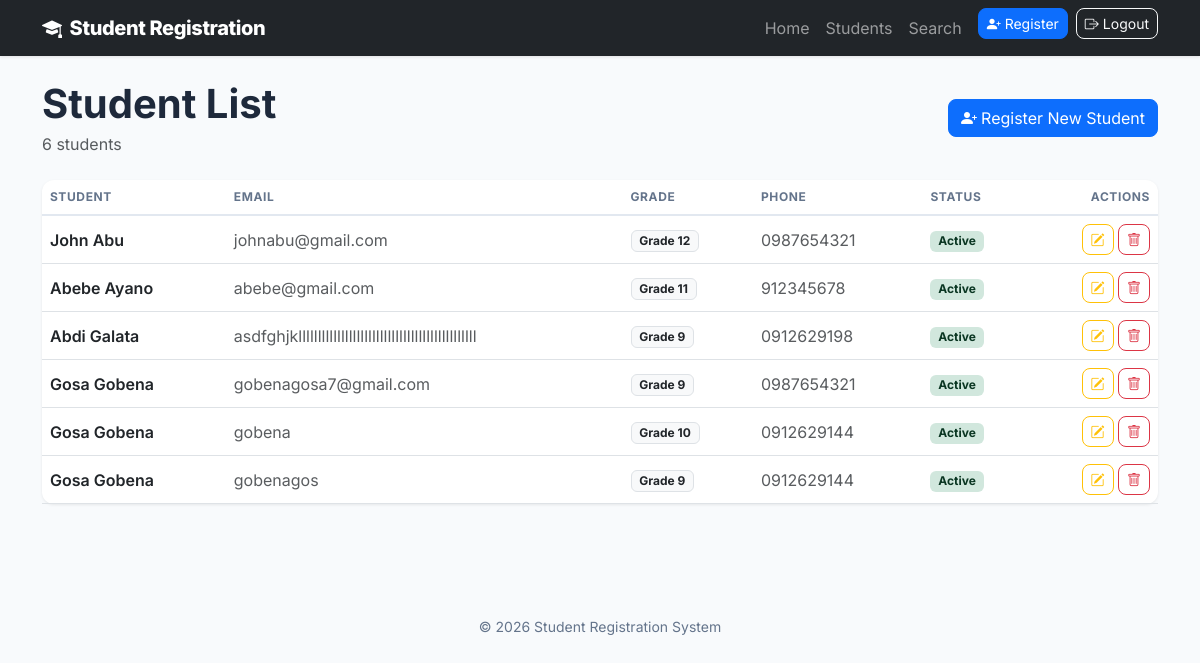
The app's page /students/list/ (signed in) with its own data.
### students/models.py (models this page shows, shortened)
class Student(models.Model):
    first_name = models.CharField(max_length=15)
    last_name = models.CharField(max_length=15)
    email = models.EmailField(unique=True)
    address = models.CharField(max_length=100)
    phone = models.CharField(max_length=10, validators=[phone_validator])
    grade = models.CharField(max_length=2, choices=GRADE_CHOICES)
    date_of_birth = models.DateField()
    is_active = models.BooleanField(default=True)
    parent_name = models.CharField(max_length=30)
    parent_email = models.EmailField(unique=True)
    parent_phone = models.CharField(max_length=10, validators=[phone_validator])
    def full_name(self):
        return f"{self.first_name} {self.last_name}"
    class Meta:
        ordering = ['last_name', 'first_name']
        verbose_name = 'Student'
        verbose_name_plural = 'Students'

### students/views.py (the view)
# urls.py: path('students/list/', views.student_list, name='student_list'),
@admin_required  # Only staff users can access this page
def student_list(request):
    students = Student.objects.all()
    context = {'students': students}
    return render(request, 'student_list.html', context)

### students/templates/student_list.html (shortened to what this page needs)
{% extends 'base.html' %}
{% block content %}
<div class="d-flex justify-content-between align-items-center mb-4">
    <div>
        <h1 class="fw-bold mb-1">Student List</h1>
        <p class="text-muted mb-0">{{ students|length }} student{{ students|length|pluralize }}</p>
    </div>
    <a href="{% url 'students:register_student' %}" class="btn btn-primary">
        <i class="bi bi-person-plus-fill me-1"></i>Register New Student
    </a>
</div>
<div class="card">
    <div class="card-body p-0">
        <table class="table table-hover align-middle mb-0">
            <thead>
                <tr>
                    <th>Student</th>
                    <th>Email</th>
                    <th>Grade</th>
                    <th>Phone</th>
                    <th>Status</th>
                    <th class="text-end">Actions</th>
                </tr>
            </thead>
            <tbody>
                {% for student in students %}
                    <tr>
                        <td class="fw-semibold">
                            <a href="{% url 'students:student_detail' student.id %}" class="text-dark">{{ student.full_name }}</a>
                        </td>
                        <td class="text-muted">{{ student.email }}</td>
                        <td><span class="badge bg-light text-dark border">{{ student.get_grade_display }}</span></td>
                        <td class="text-muted">{{ student.phone|default:'—' }}</td>
                        <td>
                            {% if student.is_active %}
                                <span class="badge bg-success-subtle text-success-emphasis">Active</span>
                            {% else %}
                                <span class="badge bg-secondary-subtle text-secondary-emphasis">Inactive</span>
                            {% endif %}
                        </td>
                        <td class="text-end">
                            <a href="{% url 'students:edit_student' student.id %}" class="btn btn-sm btn-outline-warning" title="Edit"><i class="bi bi-pencil-square"></i></a>
                            <a href="{% url 'students:delete_student' student.id %}" class="btn btn-sm btn-outline-danger" title="Delete"><i class="bi bi-trash"></i></a>
                        </td>
                    </tr>
                {% endfor %}
            </tbody>
        </table>
    </div>
</div>
{% endblock %}

### students/templates/base.html (shortened to what this page needs)
<!DOCTYPE html>
<html lang="en">
<head>
    <link href="https://cdn.jsdelivr.net/npm/bootstrap@5.3.3/dist/css/bootstrap.min.css" rel="stylesheet">
    <link href="https://cdn.jsdelivr.net/npm/bootstrap-icons@1.11.3/font/bootstrap-icons.min.css" rel="stylesheet">
</head>
<body>
    <nav class="navbar navbar-expand-lg navbar-dark bg-dark">
        <div class="container">
            <a class="navbar-brand" href="{% url 'students:home' %}">
                <i class="bi bi-mortarboard-fill me-2"></i>Student Registration
            </a>
            <div class="collapse navbar-collapse" id="nav">
                <ul class="navbar-nav ms-auto">
                    <li class="nav-item"><a class="nav-link" href="{% url 'students:home' %}">Home</a></li>
                    {% if user.is_staff %}
                        <li class="nav-item"><a class="nav-link" href="{% url 'students:student_list' %}">Students</a></li>
                        <li class="nav-item"><a class="nav-link" href="{% url 'students:search_students' %}">Search</a></li>
                        <li class="nav-item ms-lg-2">
                            <a class="btn btn-primary btn-sm" href="{% url 'students:register_student' %}">
                                <i class="bi bi-person-plus-fill me-1"></i>Register
                            </a>
                        </li>
                        <li class="nav-item ms-lg-2">
                            <a class="btn btn-outline-light btn-sm" href="{% url 'students:logout' %}">
                                <i class="bi bi-box-arrow-right me-1"></i>Logout
                            </a>
                        </li>
                    {% endif %}
                </ul>
            </div>
        </div>
    </nav>
    <div class="container py-4">
        {% block content %}{% endblock %}
    </div>
    <footer class="footer text-center">
        <div class="container">
            <p class="mb-0">&copy; {{ year|default:'2026' }} Student Registration System</p>
        </div>
    </footer>
</body>
</html>

### students/templates/base.html (style rules this page uses)
:root { --primary: #0d6efd; --dark: #0f172a; }
body { font-family: 'Inter', system-ui, sans-serif; background: #f8fafc; color: #1e293b; }
.navbar-brand { font-weight: 800; letter-spacing: -0.02em; }
.navbar { box-shadow: 0 1px 3px rgba(0,0,0,.1); }
.card { border: none; border-radius: .75rem; box-shadow: 0 1px 3px rgba(0,0,0,.08); }
.table { --bs-table-bg: transparent; }
.table thead th { font-size: .75rem; text-transform: uppercase; letter-spacing: .05em; color: #64748b; border-bottom: 2px solid #e2e8f0; }
.btn { border-radius: .5rem; }
.footer { margin-top: 4rem; padding: 1.5rem 0; color: #64748b; font-size: .875rem; }
a { text-decoration: none; }

### records on screen
Student: full_name "John Abu", email "johnabu@gmail.com", grade "Grade 12", phone "0987654321", is_active "Active"
Student: full_name "Abebe Ayano", email "abebe@gmail.com", grade "Grade 11", phone "912345678", is_active "Active"
Student: full_name "Abdi Galata", email "asdfghjkllllllllllllllllllllllllllllllllllllllllllllll", grade "Grade 9", phone "0912629198", is_active "Active"
Student: full_name "Gosa Gobena", email "gobenagosa7@gmail.com", grade "Grade 9", phone "0987654321", is_active "Active"
Student: full_name "Gosa Gobena", email "gobena", grade "Grade 10", phone "0912629144", is_active "Active"
Student: full_name "Gosa Gobena", email "gobenagos", grade "Grade 9", phone "0912629144", is_active "Active"

### other values on screen
{{ students|length }} "6"
{{ year|default:'2026' }} "2026"
